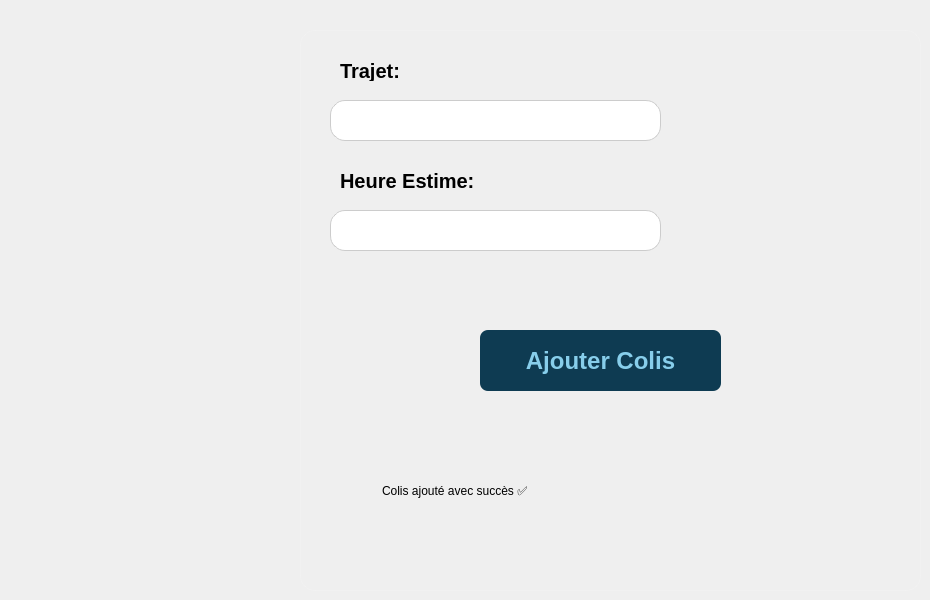
      <widget class="QWidget" name="ModifierColiss">
       <widget class="QFrame" name="frame_6">
        <property name="geometry">
         <rect>
          <x>300</x>
          <y>30</y>
          <width>621</width>
          <height>561</height>
         </rect>
        </property>
        <property name="styleSheet">
         <string notr="true">background: qradialgradient(spread:pad, cx:0.5, cy:0.5, radius:1,
                                stop:0 rgba(255, 255, 255, 100),
                                stop:1 rgba(255, 255, 255, 20));
border-radius: 15px;
    border: 1px solid rgba(255, 255, 255, 30);</string>
        </property>
        <property name="frameShape">
         <enum>QFrame::Shape::StyledPanel</enum>
        </property>
        <property name="frameShadow">
         <enum>QFrame::Shadow::Raised</enum>
        </property>
        <widget class="QLineEdit" name="destinationInputM">
         <property name="geometry">
          <rect>
           <x>30</x>
           <y>70</y>
           <width>331</width>
           <height>41</height>
          </rect>
         </property>
         <property name="styleSheet">
          <string notr="true">background: white;
border: 1px solid #ccc;
border-radius: 15px;
font-size: 14px;
color: black;</string>
         </property>
         <property name="text">
          <string/>
         </property>
        </widget>
        <widget class="QLabel" name="label_78">
         <property name="geometry">
          <rect>
           <x>40</x>
           <y>30</y>
           <width>111</width>
           <height>21</height>
          </rect>
         </property>
         <property name="styleSheet">
          <string notr="true">color: black;
font-size: 20px;
font-weight: 500;
font: 14pt &quot;Titillium Web&quot;;
background: transparent;
border: 0px;</string>
         </property>
         <property name="text">
          <string>Trajet:</string>
         </property>
        </widget>
        <widget class="QLabel" name="label_81">
         <property name="geometry">
          <rect>
           <x>40</x>
           <y>140</y>
           <width>161</width>
           <height>21</height>
          </rect>
         </property>
         <property name="styleSheet">
          <string notr="true">color: black;
font-size: 20px;
font-weight: 500;
font: 14pt &quot;Titillium Web&quot;;
background: transparent;
border: 0px;</string>
         </property>
         <property name="text">
          <string>Heure Estime:</string>
         </property>
        </widget>
        <widget class="QLineEdit" name="heureEstimeInputM">
         <property name="geometry">
          <rect>
           <x>30</x>
           <y>180</y>
           <width>331</width>
           <height>41</height>
          </rect>
         </property>
         <property name="styleSheet">
          <string notr="true">background: white;
border: 1px solid #ccc;
border-radius: 15px;
font-size: 14px;
color: black;</string>
         </property>
         <property name="text">
          <string/>
         </property>
        </widget>
        <widget class="QPushButton" name="ajouterEmp_11">
         <property name="geometry">
          <rect>
           <x>180</x>
           <y>300</y>
           <width>241</width>
           <height>61</height>
          </rect>
         </property>
         <property name="styleSheet">
          <string notr="true">background: #0E3B52;  
    border: none;  
    color: skyblue;  
    font-weight: bold; 
    font-size: 24px; 
    padding: 7px 15px;
    border-radius: 8px;  </string>
         </property>
         <property name="text">
          <string>Ajouter Colis</string>
         </property>
        </widget>
        <widget class="QLineEdit" name="MessageForme_9">
         <property name="geometry">
          <rect>
           <x>80</x>
           <y>420</y>
           <width>481</width>
           <height>81</height>
          </rect>
         </property>
         <property name="styleSheet">
          <string notr="true">background: transparent;
font: 600 22pt &quot;Segoe UI&quot;;
border: 0px;</string>
         </property>
         <property name="text">
          <string>Colis ajouté avec succès ✅</string>
         </property>
        </widget>
       </widget>
      </widget>
